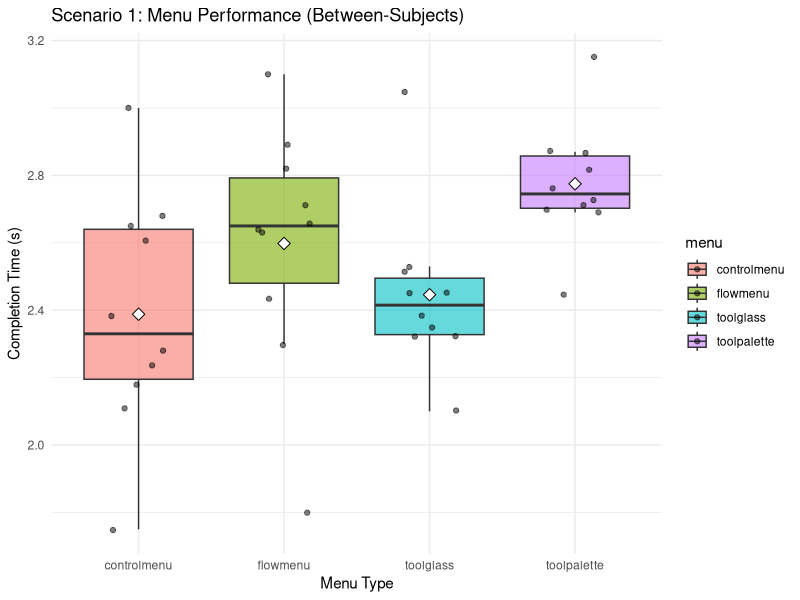
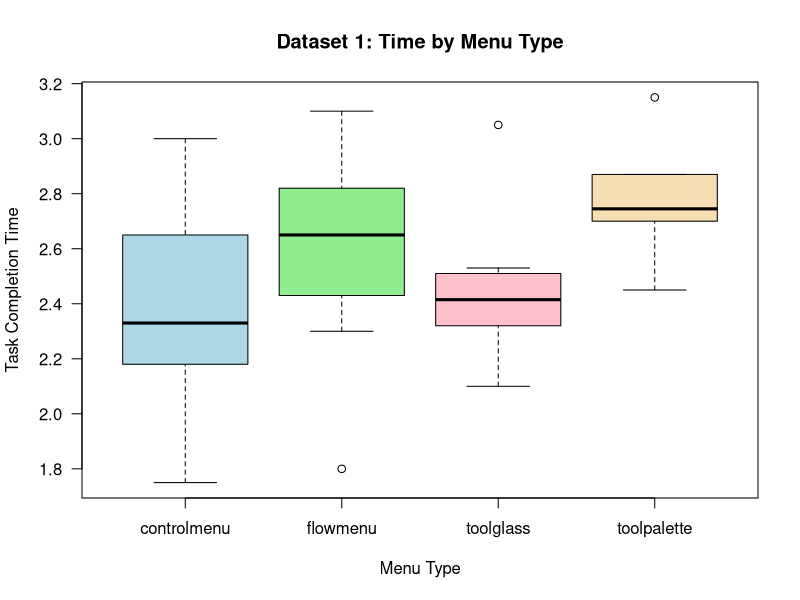
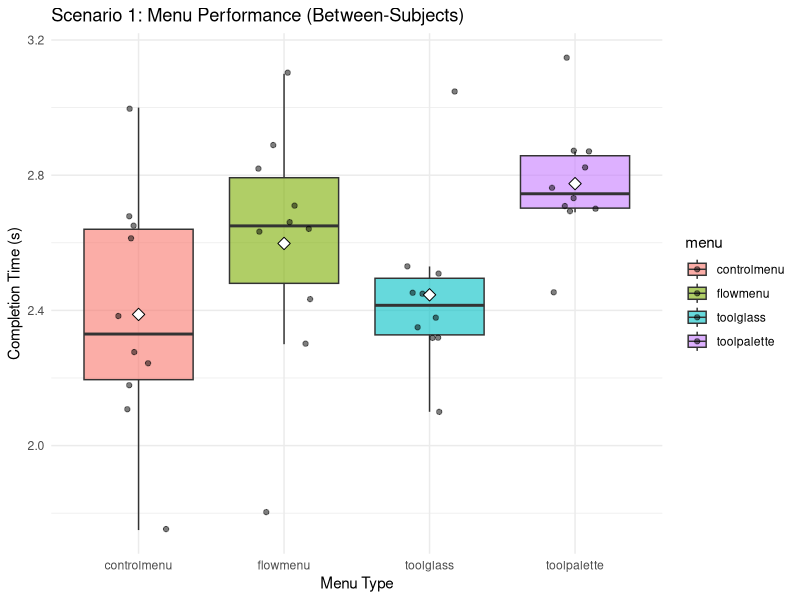

These figures' R source, in order:
data1 <- read.csv("dataset1.csv")

data1$menu <- as.factor(data1$menu)

anova_model <- aov(time ~ menu, data = data1)

print("--- One-way ANOVA Results ---")
print(summary(anova_model))

print("--- Pairwise t-test Results (Independent, No Adjustment) ---")
pairwise_results <- pairwise.t.test(data1$time, data1$menu, 
                                    p.adjust.method = "none", 
                                    pool.sd = FALSE)
print(pairwise_results)

jpeg("dataset1_boxplot.jpg")
boxplot(time ~ menu, data = data1,
        main = "Dataset 1: Time by Menu Type",
        xlab = "Menu Type",
        ylab = "Task Completion Time",
        col = c("lightblue", "lightgreen", "pink", "wheat"),
        las = 1)

dev.off()

library(ggplot2)

p <- ggplot(data1, aes(x=menu, y=time, fill=menu)) +
  geom_boxplot(alpha=0.6, outlier.shape = NA) +
  geom_jitter(width=0.2, alpha=0.5) +
  stat_summary(fun=mean, geom="point", shape=23, size=3, fill="white") +
  labs(title="Scenario 1: Menu Performance (Between-Subjects)",
       y="Completion Time (s)", x="Menu Type") +
  theme_minimal()

ggsave("dataset1_ggplot.png", plot = p, width = 6, height = 4)

# OR, if you want to see it in the RStudio plot window, use:
print(p)
